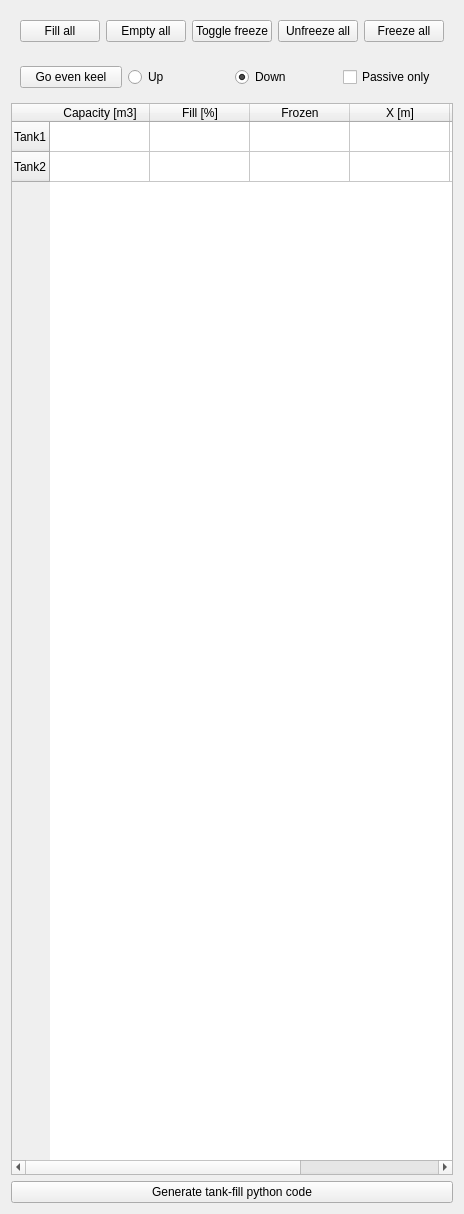
<?xml version="1.0" encoding="UTF-8"?>
<ui version="4.0">
 <class>widget_ballastsystem</class>
 <widget class="QWidget" name="widget_ballastsystem">
  <property name="geometry">
   <rect>
    <x>0</x>
    <y>0</y>
    <width>441</width>
    <height>1214</height>
   </rect>
  </property>
  <property name="windowTitle">
   <string>Form</string>
  </property>
  <property name="locale">
   <locale language="English" country="UnitedStates"/>
  </property>
  <layout class="QVBoxLayout" name="verticalLayout">
   <item>
    <widget class="QWidget" name="widget_2" native="true">
     <layout class="QHBoxLayout" name="horizontalLayout_2">
      <item>
       <widget class="QPushButton" name="pbFillAll">
        <property name="text">
         <string>Fill all</string>
        </property>
       </widget>
      </item>
      <item>
       <widget class="QPushButton" name="pbEmptyAll">
        <property name="text">
         <string>Empty all</string>
        </property>
       </widget>
      </item>
      <item>
       <widget class="QPushButton" name="pbToggleFreeze">
        <property name="text">
         <string>Toggle freeze</string>
        </property>
       </widget>
      </item>
      <item>
       <widget class="QPushButton" name="pbUnfreezeAll">
        <property name="text">
         <string>Unfreeze all</string>
        </property>
       </widget>
      </item>
      <item>
       <widget class="QPushButton" name="pbFreezeAll">
        <property name="text">
         <string>Freeze all</string>
        </property>
       </widget>
      </item>
      <item>
       <spacer name="horizontalSpacer_2">
        <property name="orientation">
         <enum>Qt::Horizontal</enum>
        </property>
        <property name="sizeHint" stdset="0">
         <size>
          <width>40</width>
          <height>20</height>
         </size>
        </property>
       </spacer>
      </item>
     </layout>
    </widget>
   </item>
   <item>
    <widget class="QWidget" name="widget" native="true">
     <layout class="QHBoxLayout" name="horizontalLayout">
      <item>
       <widget class="QPushButton" name="pgGoEvenKeel">
        <property name="text">
         <string>Go even keel</string>
        </property>
       </widget>
      </item>
      <item>
       <widget class="QRadioButton" name="rbUp">
        <property name="text">
         <string>Up</string>
        </property>
       </widget>
      </item>
      <item>
       <widget class="QRadioButton" name="rbDown">
        <property name="text">
         <string>Down</string>
        </property>
        <property name="checked">
         <bool>true</bool>
        </property>
       </widget>
      </item>
      <item>
       <widget class="QCheckBox" name="cbPassive">
        <property name="toolTip">
         <string>Only fill tanks using natural flow (no pumps). Tanks are filled to maximum the outside waterline</string>
        </property>
        <property name="text">
         <string>Passive only</string>
        </property>
       </widget>
      </item>
     </layout>
    </widget>
   </item>
   <item>
    <widget class="QTableWidget" name="tableWidget">
     <property name="dragEnabled">
      <bool>true</bool>
     </property>
     <property name="dragDropOverwriteMode">
      <bool>false</bool>
     </property>
     <property name="dragDropMode">
      <enum>QAbstractItemView::InternalMove</enum>
     </property>
     <row>
      <property name="text">
       <string>Tank1</string>
      </property>
     </row>
     <row>
      <property name="text">
       <string>Tank2</string>
      </property>
     </row>
     <column>
      <property name="text">
       <string>Capacity [m3]</string>
      </property>
     </column>
     <column>
      <property name="text">
       <string>Fill [%]</string>
      </property>
     </column>
     <column>
      <property name="text">
       <string>Frozen</string>
      </property>
     </column>
     <column>
      <property name="text">
       <string>X [m]</string>
      </property>
     </column>
     <column>
      <property name="text">
       <string>Y [m]</string>
      </property>
     </column>
     <column>
      <property name="text">
       <string>Z [m]</string>
      </property>
     </column>
    </widget>
   </item>
   <item>
    <widget class="QPushButton" name="pbGenerate">
     <property name="text">
      <string>Generate tank-fill python code</string>
     </property>
    </widget>
   </item>
  </layout>
 </widget>
 <tabstops>
  <tabstop>tableWidget</tabstop>
  <tabstop>pbFillAll</tabstop>
  <tabstop>pbEmptyAll</tabstop>
  <tabstop>pbToggleFreeze</tabstop>
  <tabstop>pbUnfreezeAll</tabstop>
  <tabstop>pbFreezeAll</tabstop>
 </tabstops>
 <resources/>
 <connections/>
</ui>
